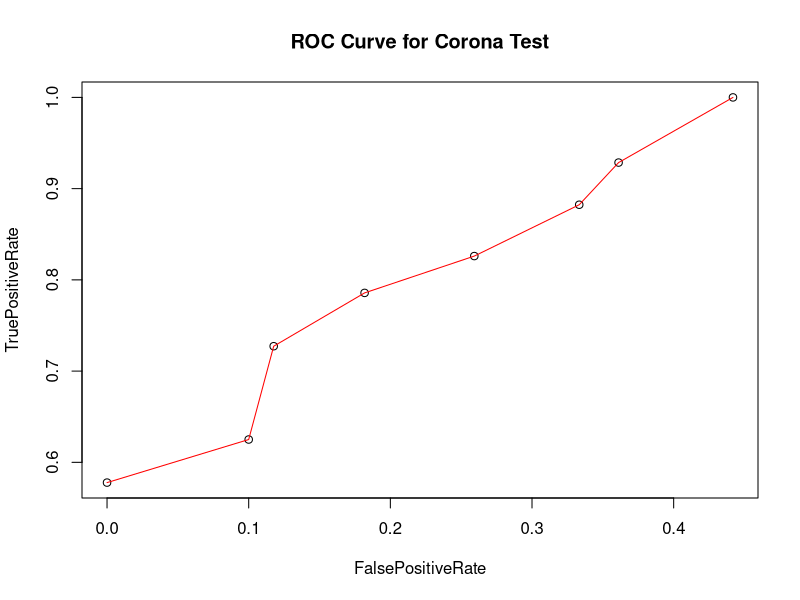

Write R code to recreate this figure.
#Scores for our 50 patients (Score)
Score =c(0.01, 0.03, 0.09, 0.10, 0.10, 0.11, 0.11, 0.13, 0.20, 0.20, 0.21, 0.21, 0.24, 0.26, 0.26, 0.28, 0.29, 0.32, 0.32, 0.36, 0.38, 0.39, 0.41, 0.41, 0.43, 0.47, 0.49, 0.52, 0.52, 0.53, 0.53, 0.59, 0.60, 0.61, 0.69, 0.69, 0.73, 0.74, 0.75, 0.75, 0.79, 0.80, 0.80, 0.82, 0.85, 0.88, 0.89, 0.89, 0.93, 0.98)
# Corona: 1=yes, 0=no)
Corona=c(0,0,0,0,0,0,0,0,1,0,0,0,0,0,0,0,1,1,0,0,1,0,0,0,1,1,1,1,1,0,0,1,1,1,0,1,1,1,1,0,1,1,1,1,1,1,1,1,1,1)
data = data.frame(cbind(Score, Corona))

#Corona (whether it's correct or not) using our 8 thresholds.
data$yes10 = ifelse(data$Score > 0.1, 1, 0)
data$yes20 = ifelse(data$Score > 0.2, 1, 0)
data$yes30 = ifelse(data$Score > 0.3, 1, 0)
data$yes40 = ifelse(data$Score > 0.4, 1, 0)
data$yes50 = ifelse(data$Score > 0.5, 1, 0)
data$yes60 = ifelse(data$Score > 0.6, 1, 0)
data$yes70 = ifelse(data$Score > 0.7, 1, 0)
data$yes80 = ifelse(data$Score > 0.8, 1, 0)

sensitivity <-c(sum(data$yes10 == 1 & data$Corona == 1)/sum(data$yes10 ==1),
                sum(data$yes20 ==1 & data$Corona == 1)/sum(data$yes20 ==1),
                sum(data$yes30 ==1 & data$Corona == 1)/sum(data$yes30 ==1),
                sum(data$yes40 ==1 & data$Corona == 1)/sum(data$yes40 ==1),
                sum(data$yes50 ==1 & data$Corona == 1)/sum(data$yes50 ==1),
                sum(data$yes60 ==1 & data$Corona == 1)/sum(data$yes60 ==1),
                sum(data$yes70 ==1 & data$Corona == 1)/sum(data$yes70 ==1),
                sum(data$yes80 ==1 & data$Corona == 1)/sum(data$yes80 ==1))   

specificity <-c(sum(data$yes10 == 0 & data$Corona == 0)/sum(data$yes10 ==0),
                sum(data$yes20 ==0 & data$Corona == 0)/sum(data$yes20 ==0),
                sum(data$yes30 ==0 & data$Corona == 0)/sum(data$yes30 ==0),
                sum(data$yes40 ==0 & data$Corona == 0)/sum(data$yes40 ==0),
                sum(data$yes50 ==0 & data$Corona == 0)/sum(data$yes50 ==0),
                sum(data$yes60 ==0 & data$Corona == 0)/sum(data$yes60 ==0),
                sum(data$yes70 ==0 & data$Corona == 0)/sum(data$yes70 ==0),
                sum(data$yes80 ==0 & data$Corona == 0)/sum(data$yes80 ==0))

TruePositiveRate = sensitivity
FalsePositiveRate = 1 - specificity
ROCCurve = data.frame(cbind(FalsePositiveRate, TruePositiveRate))
plot(ROCCurve, main="ROC Curve for Corona Test")
lines(ROCCurve, col="red")
